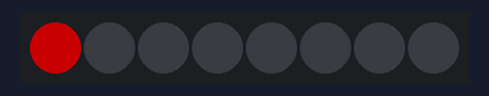
This sketch was run on a simulated Arduino Uno, built with avr-gcc and run on an emulated ATmega328P. On the bench: 8 RGB LEDs in strip order, left to right. Dim RGB values are drawn brighter than linear.

Above: at 0.1 s.
At 0.6 s:
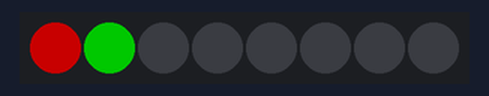
At 1.1 s:
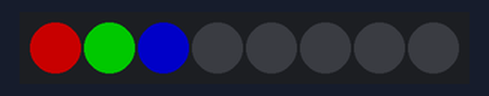
At 1.6 s:
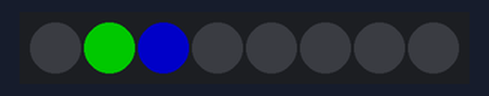
At 2.1 s:
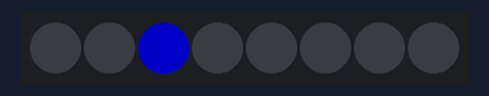
At 2.6 s:
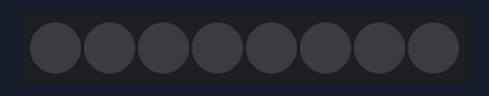
Timing chart, 0 to 40.0 s (numbered marks = the images above):
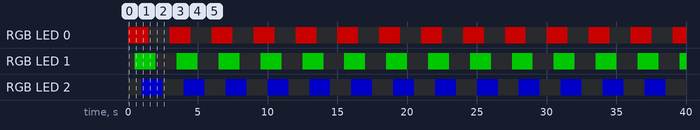

Measured:
- by itself, RGB LED 0: alternates RGB(100, 0, 0) for 1.5 s and off for 1.5 s
- by itself, RGB LED 1: alternates RGB(0, 100, 0) for 1.5 s and off for 1.5 s
- by itself, RGB LED 2: alternates RGB(0, 0, 100) for 1.5 s and off for 1.5 s
- what the display in image 1 shows lasts 0.5 s, from 0.5 s to 1.0 s

The sketch:

neoPixel.ino
```cpp
#include <Adafruit_NeoPixel.h>

int pin = 7; // 핀번호
int ledNum = 8; // LED 개수
Adafruit_NeoPixel rgb = Adafruit_NeoPixel(ledNum, pin, NEO_GRB+NEO_KHZ800);

void setup() {
  rgb.begin();
}

void loop() {
  rgb.setPixelColor(0, rgb.Color(100,0,0)); // 첫번째 LED 에 빨간색
  rgb.show(); // 설정한 LED 값을 켜줌
  delay(500);
  rgb.setPixelColor(1, rgb.Color(0,100,0)); // 두번째 LED 에 초록색
  rgb.show();
  delay(500);
  rgb.setPixelColor(2, rgb.Color(0,0,100)); // 세번째 LED 에 파란색
  rgb.show();
  delay(500);
  rgb.setPixelColor(0, rgb.Color(0,0,0)); // 첫번째 LED 를 끕니다.
  rgb.show();
  delay(500);
  rgb.setPixelColor(1, rgb.Color(0,0,0)); // 두번째 LED 를 끕니다.
  rgb.show();
  delay(500);
  rgb.setPixelColor(2, rgb.Color(0,0,0)); // 세번째 LED 를 끕니다.
  rgb.show();
  delay(500);
}
```
